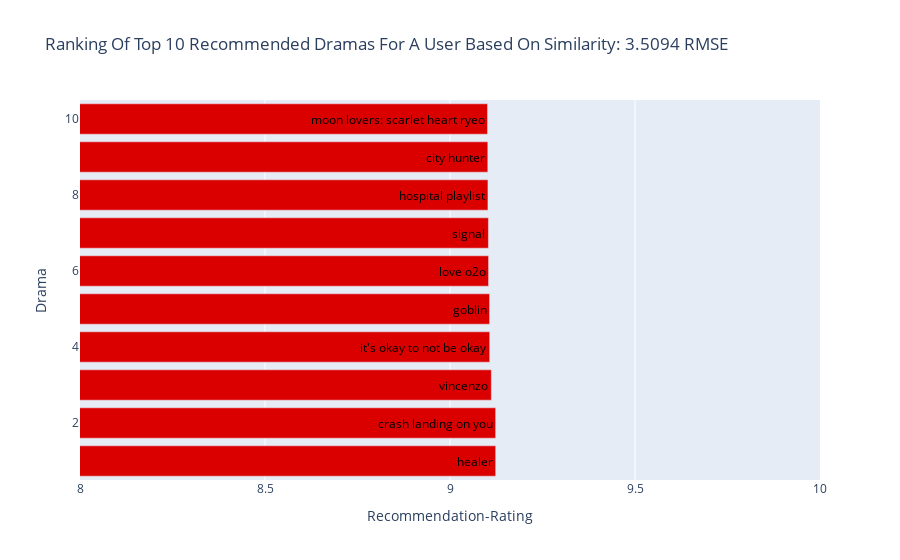

Here is the notebook cell this chart was saved with:
### Code cell
# Create trace
trace = go.Bar(x = best_drama_recommendations.iloc[:n_plot, 0],
               text = best_drama_recommendations['Name'],
               textposition = 'inside',
               textfont = dict(color = '#000000'),
               orientation = 'h',
               y = list(range(1, n_plot+1)),
               marker = dict(color = '#db0000'))
# Create layout
layout = dict(title = 'Ranking Of Top {} Recommended Dramas For A User Based On Similarity: {:.4f} RMSE'.format(n_plot, rmse),
              xaxis = dict(title = 'Recommendation-Rating',
                           range = (8, 10)),
              yaxis = dict(title = 'Drama'))
# Create plot
fig = go.Figure(data=[trace], layout=layout)
iplot(fig)

### Figure 1 — Plotly figure (JSON) as saved in the notebook; plotly's stock layout.template omitted (floating-point values rounded to 4 significant figures; data arrays with more than 128 entries replaced by an {"elided": "..."} marker saying what was removed)
{"data": [{"marker": {"color": "#db0000"}, "orientation": "h", "text": {"elided": "3285 str values"}, "textfont": {"color": "#000000"}, "textposition": "inside", "type": "bar", "x": [9.123, 9.123, 9.112, 9.107, 9.107, 9.104, 9.104, 9.103, 9.102, 9.101], "y": [1, 2, 3, 4, 5, 6, 7, 8, 9, 10]}], "layout": {"title": {"text": "Ranking Of Top 10 Recommended Dramas For A User Based On Similarity: 3.5094 RMSE"}, "xaxis": {"range": [8, 10], "title": {"text": "Recommendation-Rating"}}, "yaxis": {"title": {"text": "Drama"}}}}
